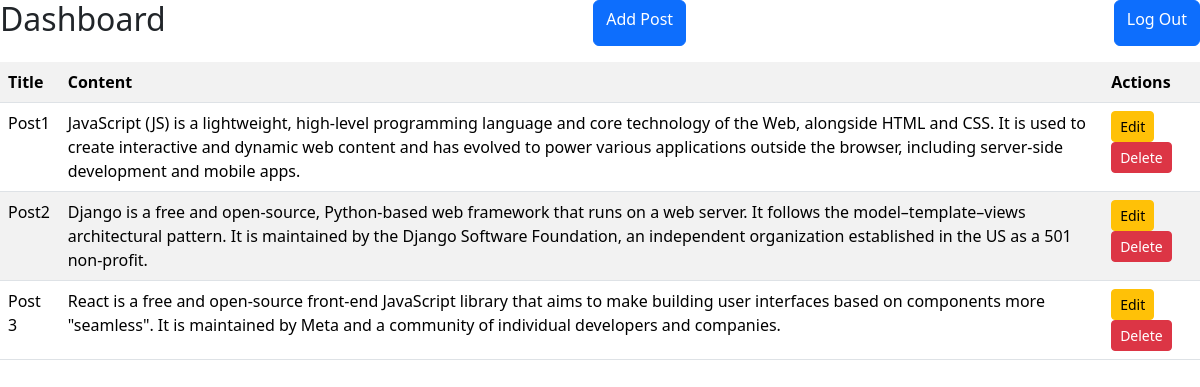
Page /dashboard/ on the earlier database version.
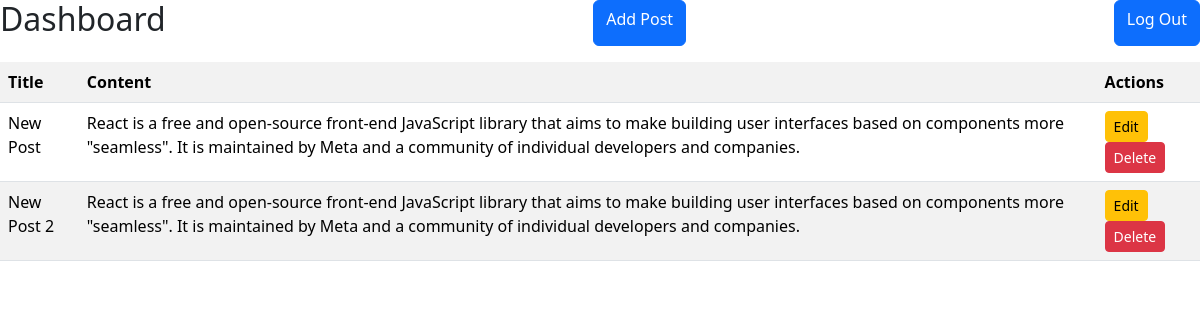
Same page on the later database version.
### blog/models.py (models this page shows, shortened)
class Posts(models.Model):
    title = models.CharField(max_length=100)
    content = models.TextField()
    date = models.DateTimeField(default=timezone.now)
    author = models.ForeignKey(User, on_delete=models.CASCADE)

### blog/views.py (the view)
# urls.py: path('dashboard/', views.dashboard, name='dashboard'),
def dashboard(request):
    posts = Posts.objects.all()
    return render(request, 'blog/dashboard.html', {'posts': posts})

### blog/templates/blog/dashboard.html (shortened to what this page needs)
{% extends 'blog/base.html' %} {% block content %}
<div class="d-flex justify-content-between mb-3">
  <h2>Dashboard</h2>
  <a href="{% url 'add_post' %}" class="btn btn-primary">Add Post</a>
  <a class="btn btn-primary" href="/login">Log Out</a>
</div>
<table class="table table-striped">
  <tr>
    <th>Title</th>
    <th>Content</th>
    <th>Actions</th>
  </tr>
  {% for post in posts %}
  <tr>
    <td>{{ post.title }}</td>
    <td>{{ post.content }}</td>
    <td>
      <a href="{% url 'edit_post' post.id %}" class="btn btn-warning btn-sm"
        >Edit</a
      >
      <a href="{% url 'delete_post' post.id %}" class="btn btn-danger btn-sm"
        >Delete</a
      >
    </td>
  </tr>
  {% endfor %}
</table>
{% endblock %}

Differences in the rows shown:
removed Posts: title "Post1", content "JavaScript (JS) is a lightweight, high-level programming language and core technology of the Web, alongside HTML and CSS. It is used to create interactive and dynamic web content and has evolved to power various applications outside the browser, including server-side development and mobile apps."
removed Posts: title "Post2", content "Django is a free and open-source, Python-based web framework that runs on a web server. It follows the model–template–views architectural pattern. It is maintained by the Django Software Foundation, an independent organization established in the US as a 501 non-profit."
removed Posts: title "Post 3", content "React is a free and open-source front-end JavaScript library that aims to make building user interfaces based on components more \"seamless\". It is maintained by Meta and a community of individual developers and companies."
added Posts: title "New Post", content "React is a free and open-source front-end JavaScript library that aims to make building user interfaces based on components more \"seamless\". It is maintained by Meta and a community of individual developers and companies."
added Posts: title "New Post 2", content "React is a free and open-source front-end JavaScript library that aims to make building user interfaces based on components more \"seamless\". It is maintained by Meta and a community of individual developers and companies."
